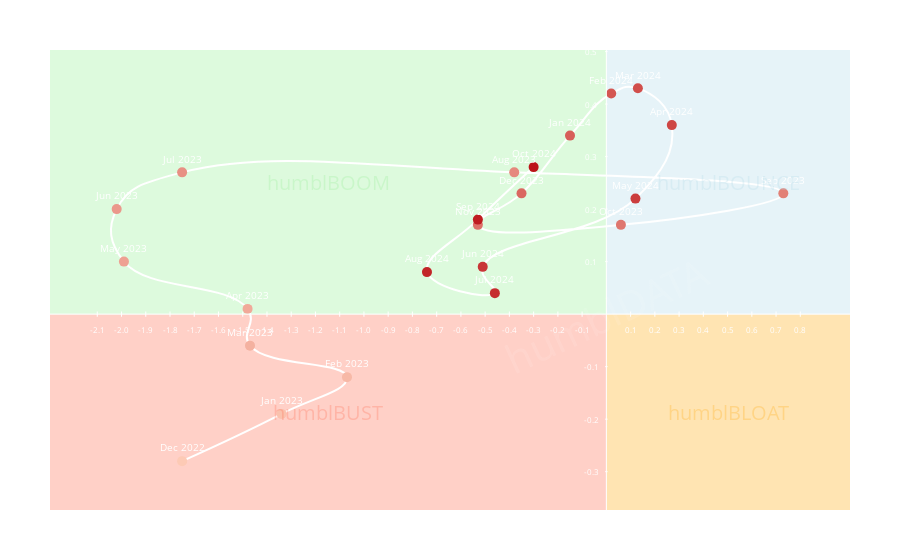

The notebook cell saved with this chart:
### Code cell
compass.show()

### Figure 1 — Plotly figure (JSON) as saved in the notebook; plotly's stock layout.template omitted (floating-point values rounded to 4 significant figures)
{"data": [{"hovertemplate": "<b>%{text}</b><br>CPI 3m Δ: %{x:.2f}<br>CLI 3m Δ: %{y:.2f}<extra></extra>", "line": {"color": "white", "shape": "spline", "smoothing": 1.3}, "marker": {"color": [0, 1, 2, 3, 4, 5, 6, 7, 8, 9, 10, 11, 12, 13, 14, 15, 16, 17, 18, 19, 20, 21, 22], "colorscale": [[0, "rgb(253, 202, 181)"], [1, "rgb(188, 20, 26)"]], "showscale": false, "size": 10}, "mode": "lines+markers+text", "name": "HumblCompass Data", "text": ["Dec 2022", "Jan 2023", "Feb 2023", "Mar 2023", "Apr 2023", "May 2023", "Jun 2023", "Jul 2023", "Aug 2023", "Sep 2023", "Oct 2023", "Nov 2023", "Dec 2023", "Jan 2024", "Feb 2024", "Mar 2024", "Apr 2024", "May 2024", "Jun 2024", "Jul 2024", "Aug 2024", "Sep 2024", "Oct 2024"], "textfont": {"color": "white", "size": 10}, "textposition": "top center", "type": "scatter", "x": [-1.75, -1.34, -1.07, -1.47, -1.48, -1.99, -2.02, -1.75, -0.38, 0.73, 0.06, -0.53, -0.35, -0.15, 0.02, 0.13, 0.27, 0.12, -0.51, -0.46, -0.74, -0.53, -0.3], "y": [-0.28, -0.19, -0.12, -0.06, 0.01, 0.1, 0.2, 0.27, 0.27, 0.23, 0.17, 0.17, 0.23, 0.34, 0.42, 0.43, 0.36, 0.22, 0.09, 0.04, 0.08, 0.18, 0.28]}], "layout": {"annotations": [{"font": {"color": "white", "size": 8}, "showarrow": false, "text": "-2.1", "x": -2.1, "y": 0, "yshift": -15}, {"font": {"color": "white", "size": 8}, "showarrow": false, "text": "-2.0", "x": -2, "y": 0, "yshift": -15}, {"font": {"color": "white", "size": 8}, "showarrow": false, "text": "-1.9", "x": -1.9, "y": 0, "yshift": -15}, {"font": {"color": "white", "size": 8}, "showarrow": false, "text": "-1.8", "x": -1.8, "y": 0, "yshift": -15}, {"font": {"color": "white", "size": 8}, "showarrow": false, "text": "-1.7", "x": -1.7, "y": 0, "yshift": -15}, {"font": {"color": "white", "size": 8}, "showarrow": false, "text": "-1.6", "x": -1.6, "y": 0, "yshift": -15}, {"font": {"color": "white", "size": 8}, "showarrow": false, "text": "-1.5", "x": -1.5, "y": 0, "yshift": -15}, {"font": {"color": "white", "size": 8}, "showarrow": false, "text": "-1.4", "x": -1.4, "y": 0, "yshift": -15}, {"font": {"color": "white", "size": 8}, "showarrow": false, "text": "-1.3", "x": -1.3, "y": 0, "yshift": -15}, {"font": {"color": "white", "size": 8}, "showarrow": false, "text": "-1.2", "x": -1.2, "y": 0, "yshift": -15}, {"font": {"color": "white", "size": 8}, "showarrow": false, "text": "-1.1", "x": -1.1, "y": 0, "yshift": -15}, {"font": {"color": "white", "size": 8}, "showarrow": false, "text": "-1.0", "x": -1, "y": 0, "yshift": -15}, {"font": {"color": "white", "size": 8}, "showarrow": false, "text": "-0.9", "x": -0.9, "y": 0, "yshift": -15}, {"font": {"color": "white", "size": 8}, "showarrow": false, "text": "-0.8", "x": -0.8, "y": 0, "yshift": -15}, {"font": {"color": "white", "size": 8}, "showarrow": false, "text": "-0.7", "x": -0.7, "y": 0, "yshift": -15}, {"font": {"color": "white", "size": 8}, "showarrow": false, "text": "-0.6", "x": -0.6, "y": 0, "yshift": -15}, {"font": {"color": "white", "size": 8}, "showarrow": false, "text": "-0.5", "x": -0.5, "y": 0, "yshift": -15}, {"font": {"color": "white", "size": 8}, "showarrow": false, "text": "-0.4", "x": -0.4, "y": 0, "yshift": -15}, {"font": {"color": "white", "size": 8}, "showarrow": false, "text": "-0.3", "x": -0.3, "y": 0, "yshift": -15}, {"font": {"color": "white", "size": 8}, "showarrow": false, "text": "-0.2", "x": -0.2, "y": 0, "yshift": -15}, {"font": {"color": "white", "size": 8}, "showarrow": false, "text": "-0.1", "x": -0.1, "y": 0, "yshift": -15}, {"font": {"color": "white", "size": 8}, "showarrow": false, "text": "0.1", "x": 0.1, "y": 0, "yshift": -15}, {"font": {"color": "white", "size": 8}, "showarrow": false, "text": "0.2", "x": 0.2, "y": 0, "yshift": -15}, {"font": {"color": "white", "size": 8}, "showarrow": false, "text": "0.3", "x": 0.3, "y": 0, "yshift": -15}, {"font": {"color": "white", "size": 8}, "showarrow": false, "text": "0.4", "x": 0.4, "y": 0, "yshift": -15}, {"font": {"color": "white", "size": 8}, "showarrow": false, "text": "0.5", "x": 0.5, "y": 0, "yshift": -15}, {"font": {"color": "white", "size": 8}, "showarrow": false, "text": "0.6", "x": 0.6, "y": 0, "yshift": -15}, {"font": {"color": "white", "size": 8}, "showarrow": false, "text": "0.7", "x": 0.7, "y": 0, "yshift": -15}, {"font": {"color": "white", "size": 8}, "showarrow": false, "text": "0.8", "x": 0.8, "y": 0, "yshift": -15}, {"font": {"color": "white", "size": 8}, "showarrow": false, "text": "-0.4", "x": 0, "xshift": -15, "y": -0.4}, {"font": {"color": "white", "size": 8}, "showarrow": false, "text": "-0.3", "x": 0, "xshift": -15, "y": -0.3}, {"font": {"color": "white", "size": 8}, "showarrow": false, "text": "-0.2", "x": 0, "xshift": -15, "y": -0.2}, {"font": {"color": "white", "size": 8}, "showarrow": false, "text": "-0.1", "x": 0, "xshift": -15, "y": -0.1}, {"font": {"color": "white", "size": 8}, "showarrow": false, "text": "0.1", "x": 0, "xshift": -15, "y": 0.1}, {"font": {"color": "white", "size": 8}, "showarrow": false, "text": "0.2", "x": 0, "xshift": -15, "y": 0.2}, {"font": {"color": "white", "size": 8}, "showarrow": false, "text": "0.3", "x": 0, "xshift": -15, "y": 0.3}, {"font": {"color": "white", "size": 8}, "showarrow": false, "text": "0.4", "x": 0, "xshift": -15, "y": 0.4}, {"font": {"color": "white", "size": 8}, "showarrow": false, "text": "0.5", "x": 0, "xshift": -15, "y": 0.5}, {"font": {"color": "rgba(144, 238, 144, 0.5)", "size": 20}, "opacity": 0.5, "showarrow": false, "text": "humblBOOM", "x": -1.147, "y": 0.2515}, {"font": {"color": "rgba(173, 216, 230, 0.5)", "size": 20}, "opacity": 0.5, "showarrow": false, "text": "humblBOUNCE", "x": 0.5025, "y": 0.2515}, {"font": {"color": "rgba(255, 165, 0, 0.5)", "size": 20}, "opacity": 0.5, "showarrow": false, "text": "humblBLOAT", "x": 0.5025, "y": -0.1865}, {"font": {"color": "rgba(255, 99, 71, 0.5)", "size": 20}, "opacity": 0.5, "showarrow": false, "text": "humblBUST", "x": -1.147, "y": -0.1865}, {"font": {"color": "rgba(255, 255, 255, 0.1)", "size": 40}, "showarrow": false, "text": "humblDATA", "textangle": -25, "x": 0, "xanchor": "center", "xref": "x", "y": 0, "yanchor": "middle", "yref": "y"}], "font": {"color": "white"}, "hovermode": "closest", "margin": {"b": 50, "l": 50, "r": 50, "t": 50}, "paper_bgcolor": "rgba(0,0,0,0)", "plot_bgcolor": "rgba(0,0,0,0)", "shapes": [{"fillcolor": "rgba(173, 216, 230, 0.3)", "layer": "below", "line": {"color": "rgba(0,0,0,0)"}, "type": "rect", "x0": 0, "x1": 10, "y0": 0, "y1": 10}, {"fillcolor": "rgba(144, 238, 144, 0.3)", "layer": "below", "line": {"color": "rgba(0,0,0,0)"}, "type": "rect", "x0": -10, "x1": 0, "y0": 0, "y1": 10}, {"fillcolor": "rgba(255, 165, 0, 0.3)", "layer": "below", "line": {"color": "rgba(0,0,0,0)"}, "type": "rect", "x0": 0, "x1": 10, "y0": -10, "y1": 0}, {"fillcolor": "rgba(255, 99, 71, 0.3)", "layer": "below", "line": {"color": "rgba(0,0,0,0)"}, "type": "rect", "x0": -10, "x1": 0, "y0": -10, "y1": 0}, {"line": {"color": "white", "width": 1}, "type": "line", "x0": -2.295, "x1": 1.005, "y0": 0, "y1": 0}, {"line": {"color": "white", "width": 1}, "type": "line", "x0": 0, "x1": 0, "y0": -0.373, "y1": 0.503}, {"line": {"color": "white", "width": 1}, "type": "line", "x0": -2.1, "x1": -2.1, "y0": -0.005, "y1": 0.005}, {"line": {"color": "white", "width": 1}, "type": "line", "x0": -2, "x1": -2, "y0": -0.005, "y1": 0.005}, {"line": {"color": "white", "width": 1}, "type": "line", "x0": -1.9, "x1": -1.9, "y0": -0.005, "y1": 0.005}, {"line": {"color": "white", "width": 1}, "type": "line", "x0": -1.8, "x1": -1.8, "y0": -0.005, "y1": 0.005}, {"line": {"color": "white", "width": 1}, "type": "line", "x0": -1.7, "x1": -1.7, "y0": -0.005, "y1": 0.005}, {"line": {"color": "white", "width": 1}, "type": "line", "x0": -1.6, "x1": -1.6, "y0": -0.005, "y1": 0.005}, {"line": {"color": "white", "width": 1}, "type": "line", "x0": -1.5, "x1": -1.5, "y0": -0.005, "y1": 0.005}, {"line": {"color": "white", "width": 1}, "type": "line", "x0": -1.4, "x1": -1.4, "y0": -0.005, "y1": 0.005}, {"line": {"color": "white", "width": 1}, "type": "line", "x0": -1.3, "x1": -1.3, "y0": -0.005, "y1": 0.005}, {"line": {"color": "white", "width": 1}, "type": "line", "x0": -1.2, "x1": -1.2, "y0": -0.005, "y1": 0.005}, {"line": {"color": "white", "width": 1}, "type": "line", "x0": -1.1, "x1": -1.1, "y0": -0.005, "y1": 0.005}, {"line": {"color": "white", "width": 1}, "type": "line", "x0": -1, "x1": -1, "y0": -0.005, "y1": 0.005}, {"line": {"color": "white", "width": 1}, "type": "line", "x0": -0.9, "x1": -0.9, "y0": -0.005, "y1": 0.005}, {"line": {"color": "white", "width": 1}, "type": "line", "x0": -0.8, "x1": -0.8, "y0": -0.005, "y1": 0.005}, {"line": {"color": "white", "width": 1}, "type": "line", "x0": -0.7, "x1": -0.7, "y0": -0.005, "y1": 0.005}, {"line": {"color": "white", "width": 1}, "type": "line", "x0": -0.6, "x1": -0.6, "y0": -0.005, "y1": 0.005}, {"line": {"color": "white", "width": 1}, "type": "line", "x0": -0.5, "x1": -0.5, "y0": -0.005, "y1": 0.005}, {"line": {"color": "white", "width": 1}, "type": "line", "x0": -0.4, "x1": -0.4, "y0": -0.005, "y1": 0.005}, {"line": {"color": "white", "width": 1}, "type": "line", "x0": -0.3, "x1": -0.3, "y0": -0.005, "y1": 0.005}, {"line": {"color": "white", "width": 1}, "type": "line", "x0": -0.2, "x1": -0.2, "y0": -0.005, "y1": 0.005}, {"line": {"color": "white", "width": 1}, "type": "line", "x0": -0.1, "x1": -0.1, "y0": -0.005, "y1": 0.005}, {"line": {"color": "white", "width": 1}, "type": "line", "x0": 0.1, "x1": 0.1, "y0": -0.005, "y1": 0.005}, {"line": {"color": "white", "width": 1}, "type": "line", "x0": 0.2, "x1": 0.2, "y0": -0.005, "y1": 0.005}, {"line": {"color": "white", "width": 1}, "type": "line", "x0": 0.3, "x1": 0.3, "y0": -0.005, "y1": 0.005}, {"line": {"color": "white", "width": 1}, "type": "line", "x0": 0.4, "x1": 0.4, "y0": -0.005, "y1": 0.005}, {"line": {"color": "white", "width": 1}, "type": "line", "x0": 0.5, "x1": 0.5, "y0": -0.005, "y1": 0.005}, {"line": {"color": "white", "width": 1}, "type": "line", "x0": 0.6, "x1": 0.6, "y0": -0.005, "y1": 0.005}, {"line": {"color": "white", "width": 1}, "type": "line", "x0": 0.7, "x1": 0.7, "y0": -0.005, "y1": 0.005}, {"line": {"color": "white", "width": 1}, "type": "line", "x0": 0.8, "x1": 0.8, "y0": -0.005, "y1": 0.005}, {"line": {"color": "white", "width": 1}, "type": "line", "x0": -0.005, "x1": 0.005, "y0": -0.4, "y1": -0.4}, {"line": {"color": "white", "width": 1}, "type": "line", "x0": -0.005, "x1": 0.005, "y0": -0.3, "y1": -0.3}, {"line": {"color": "white", "width": 1}, "type": "line", "x0": -0.005, "x1": 0.005, "y0": -0.2, "y1": -0.2}, {"line": {"color": "white", "width": 1}, "type": "line", "x0": -0.005, "x1": 0.005, "y0": -0.1, "y1": -0.1}, {"line": {"color": "white", "width": 1}, "type": "line", "x0": -0.005, "x1": 0.005, "y0": 0.1, "y1": 0.1}, {"line": {"color": "white", "width": 1}, "type": "line", "x0": -0.005, "x1": 0.005, "y0": 0.2, "y1": 0.2}, {"line": {"color": "white", "width": 1}, "type": "line", "x0": -0.005, "x1": 0.005, "y0": 0.3, "y1": 0.3}, {"line": {"color": "white", "width": 1}, "type": "line", "x0": -0.005, "x1": 0.005, "y0": 0.4, "y1": 0.4}, {"line": {"color": "white", "width": 1}, "type": "line", "x0": -0.005, "x1": 0.005, "y0": 0.5, "y1": 0.5}], "title": {"font": {"color": "white"}, "text": "humblCOMPASS: CLI 3m Delta vs CPI 3m Delta"}, "xaxis": {"color": "white", "range": [-2.295, 1.005], "showgrid": false, "showticklabels": false, "ticks": "", "title": {"text": "Inflation (CPI) 3-Month Delta"}, "zeroline": false}, "yaxis": {"color": "white", "range": [-0.373, 0.503], "showgrid": false, "showticklabels": false, "ticks": "", "title": {"text": "Growth (CLI) 3-Month Delta"}, "zeroline": false}}}
